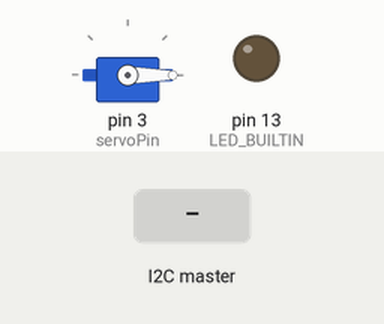
This sketch was run on a simulated Arduino Uno, built with avr-gcc and run on an emulated ATmega328P. Shown: servo, output pins drawn as LEDs (lit = HIGH). Inputs (shaded band) come from the test bench.

Above: at 1.2 s.
1.3 s: the I2C master sends the byte 2
At 2.5 s:
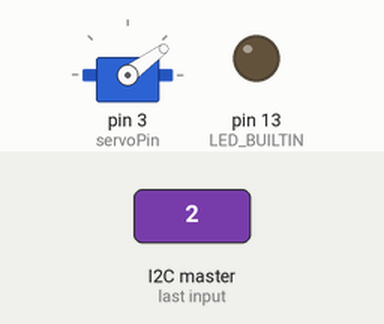
2.8 s: the I2C master sends the byte 90
At 3.8 s:
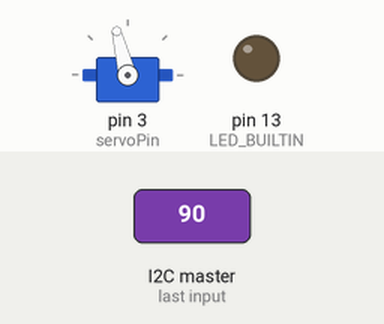
4.3 s: the I2C master sends the byte 200
At 4.9 s:
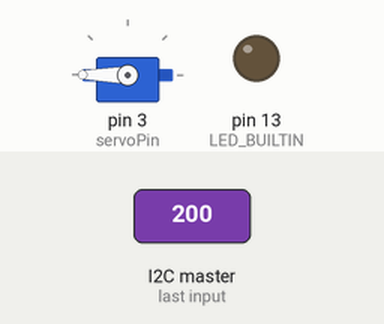
5.8 s: the I2C master sends the byte 0
At 6.1 s:
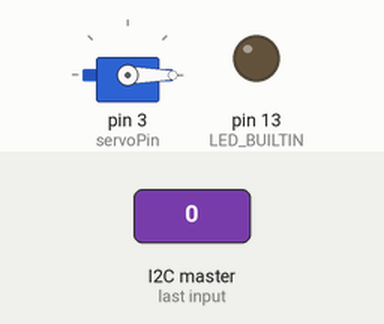
Timing chart, 0 to 8.3 s (numbered marks = the images above; inputs shaded):
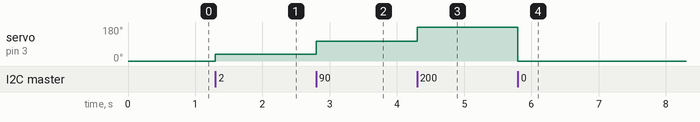

Measured:
- after the input at 1.3 s, servo on pin 3 (servoPin): 0° → 36° at once
- after the input at 2.8 s, servo on pin 3 (servoPin): 36° → 104° at once
- after the input at 4.3 s, servo on pin 3 (servoPin): 104° → 180° at once
- after the input at 5.8 s, servo on pin 3 (servoPin): 180° → 0° at once

The sketch:

arduino_tool.ino
```cpp
#include <Wire.h>
#include <Servo.h>

int LED = 13;
int x = 0;
int servoPin = 3;
Servo servo;
void setup() {
  // Define the LED pin as Output
  servo.attach(servoPin);
  servo.write(90);

  pinMode(LED_BUILTIN, OUTPUT);
  // Start the I2C Bus as Slave on address 9
  Wire.begin(9);
  // Attach a function to trigger when something is received.
  Wire.onReceive(receiveEvent);
}
void receiveEvent(int bytes) {
  x = Wire.read();    // read one character from the I2C
}
void loop() {
  if (servo.read() != x*18){
    servo.write(x * 18);
  }

}
```
